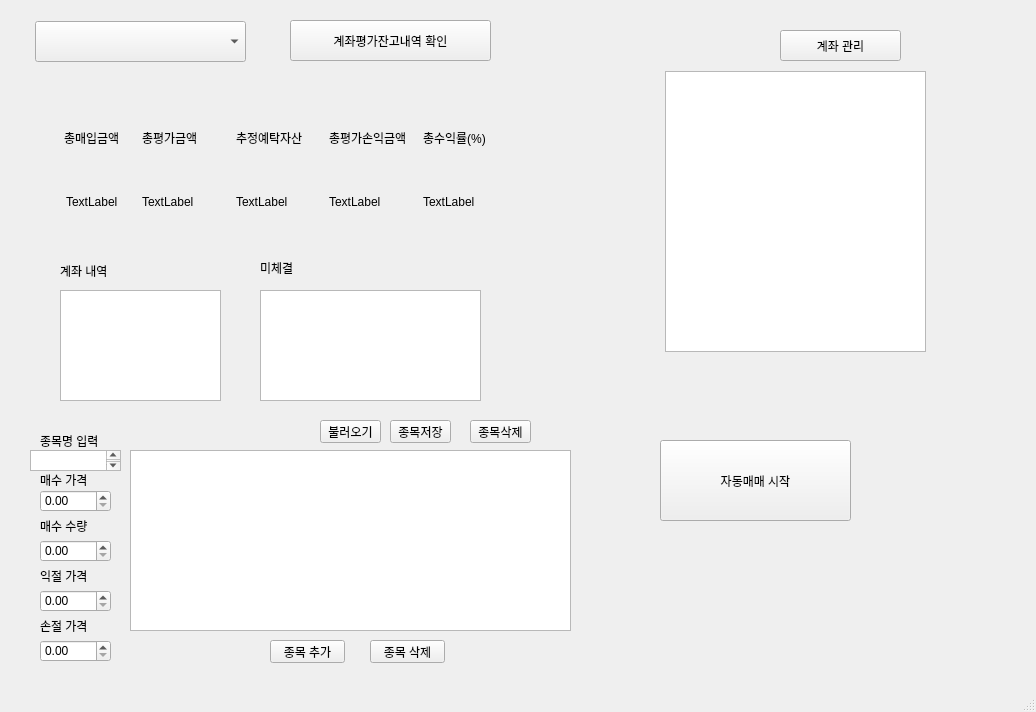
<?xml version="1.0" encoding="UTF-8"?>
<ui version="4.0">
 <class>MainWindow</class>
 <widget class="QMainWindow" name="MainWindow">
  <property name="geometry">
   <rect>
    <x>0</x>
    <y>0</y>
    <width>1036</width>
    <height>712</height>
   </rect>
  </property>
  <property name="windowTitle">
   <string>MainWindow</string>
  </property>
  <widget class="QWidget" name="centralwidget">
   <widget class="QComboBox" name="accComboBox">
    <property name="geometry">
     <rect>
      <x>35</x>
      <y>21</y>
      <width>211</width>
      <height>41</height>
     </rect>
    </property>
   </widget>
   <widget class="QPushButton" name="call_account">
    <property name="geometry">
     <rect>
      <x>290</x>
      <y>20</y>
      <width>201</width>
      <height>41</height>
     </rect>
    </property>
    <property name="text">
     <string>계좌평가잔고내역 확인</string>
    </property>
   </widget>
   <widget class="QWidget" name="gridLayoutWidget">
    <property name="geometry">
     <rect>
      <x>49</x>
      <y>109</y>
      <width>461</width>
      <height>122</height>
     </rect>
    </property>
    <layout class="QGridLayout" name="gridLayout">
     <item row="0" column="2">
      <widget class="QLabel" name="label_13">
       <property name="text">
        <string>추정예탁자산</string>
       </property>
      </widget>
     </item>
     <item row="1" column="0" alignment="Qt::AlignHCenter">
      <widget class="QLabel" name="label_1">
       <property name="text">
        <string>TextLabel</string>
       </property>
      </widget>
     </item>
     <item row="0" column="0" alignment="Qt::AlignHCenter">
      <widget class="QLabel" name="label_11">
       <property name="text">
        <string>총매입금액</string>
       </property>
      </widget>
     </item>
     <item row="1" column="1">
      <widget class="QLabel" name="label_2">
       <property name="text">
        <string>TextLabel</string>
       </property>
      </widget>
     </item>
     <item row="0" column="4">
      <widget class="QLabel" name="label_15">
       <property name="text">
        <string>총수익률(%)</string>
       </property>
      </widget>
     </item>
     <item row="1" column="2">
      <widget class="QLabel" name="label_3">
       <property name="text">
        <string>TextLabel</string>
       </property>
      </widget>
     </item>
     <item row="0" column="1">
      <widget class="QLabel" name="label_12">
       <property name="text">
        <string>총평가금액</string>
       </property>
      </widget>
     </item>
     <item row="1" column="4">
      <widget class="QLabel" name="label_5">
       <property name="text">
        <string>TextLabel</string>
       </property>
      </widget>
     </item>
     <item row="1" column="3">
      <widget class="QLabel" name="label_4">
       <property name="text">
        <string>TextLabel</string>
       </property>
      </widget>
     </item>
     <item row="0" column="3">
      <widget class="QLabel" name="label_14">
       <property name="text">
        <string>총평가손익금액</string>
       </property>
      </widget>
     </item>
    </layout>
   </widget>
   <widget class="QTableWidget" name="stocklistTableWidget_2">
    <property name="geometry">
     <rect>
      <x>60</x>
      <y>290</y>
      <width>161</width>
      <height>111</height>
     </rect>
    </property>
   </widget>
   <widget class="QPushButton" name="acc_manage">
    <property name="geometry">
     <rect>
      <x>780</x>
      <y>30</y>
      <width>121</width>
      <height>31</height>
     </rect>
    </property>
    <property name="text">
     <string>계좌 관리</string>
    </property>
   </widget>
   <widget class="QTableWidget" name="Danger_wd">
    <property name="geometry">
     <rect>
      <x>665</x>
      <y>71</y>
      <width>261</width>
      <height>281</height>
     </rect>
    </property>
   </widget>
   <widget class="QTableWidget" name="buylast">
    <property name="geometry">
     <rect>
      <x>130</x>
      <y>450</y>
      <width>441</width>
      <height>181</height>
     </rect>
    </property>
   </widget>
   <widget class="QLabel" name="label_19">
    <property name="geometry">
     <rect>
      <x>40</x>
      <y>430</y>
      <width>71</width>
      <height>21</height>
     </rect>
    </property>
    <property name="text">
     <string>종목명 입력</string>
    </property>
   </widget>
   <widget class="QTextEdit" name="searchItemTextEdit2">
    <property name="geometry">
     <rect>
      <x>30</x>
      <y>450</y>
      <width>91</width>
      <height>21</height>
     </rect>
    </property>
   </widget>
   <widget class="QPushButton" name="additmelast">
    <property name="geometry">
     <rect>
      <x>270</x>
      <y>640</y>
      <width>75</width>
      <height>23</height>
     </rect>
    </property>
    <property name="text">
     <string>종목 추가</string>
    </property>
   </widget>
   <widget class="QPushButton" name="Deletcode">
    <property name="geometry">
     <rect>
      <x>370</x>
      <y>640</y>
      <width>75</width>
      <height>23</height>
     </rect>
    </property>
    <property name="text">
     <string>종목 삭제</string>
    </property>
   </widget>
   <widget class="QPushButton" name="Load_Stock">
    <property name="geometry">
     <rect>
      <x>320</x>
      <y>420</y>
      <width>61</width>
      <height>23</height>
     </rect>
    </property>
    <property name="text">
     <string>불러오기</string>
    </property>
   </widget>
   <widget class="QPushButton" name="Save_Stock">
    <property name="geometry">
     <rect>
      <x>390</x>
      <y>420</y>
      <width>61</width>
      <height>23</height>
     </rect>
    </property>
    <property name="text">
     <string>종목저장</string>
    </property>
   </widget>
   <widget class="QPushButton" name="Del_Stock">
    <property name="geometry">
     <rect>
      <x>470</x>
      <y>420</y>
      <width>61</width>
      <height>23</height>
     </rect>
    </property>
    <property name="text">
     <string>종목삭제</string>
    </property>
   </widget>
   <widget class="QLabel" name="label_29">
    <property name="geometry">
     <rect>
      <x>40</x>
      <y>470</y>
      <width>61</width>
      <height>20</height>
     </rect>
    </property>
    <property name="text">
     <string>매수 가격</string>
    </property>
   </widget>
   <widget class="QLabel" name="label_49">
    <property name="geometry">
     <rect>
      <x>40</x>
      <y>570</y>
      <width>56</width>
      <height>12</height>
     </rect>
    </property>
    <property name="text">
     <string>익절 가격</string>
    </property>
   </widget>
   <widget class="QLabel" name="label_59">
    <property name="geometry">
     <rect>
      <x>40</x>
      <y>620</y>
      <width>56</width>
      <height>12</height>
     </rect>
    </property>
    <property name="text">
     <string>손절 가격</string>
    </property>
   </widget>
   <widget class="QLabel" name="label_39">
    <property name="geometry">
     <rect>
      <x>40</x>
      <y>520</y>
      <width>56</width>
      <height>12</height>
     </rect>
    </property>
    <property name="text">
     <string>매수 수량</string>
    </property>
   </widget>
   <widget class="QPushButton" name="Auto_start">
    <property name="geometry">
     <rect>
      <x>660</x>
      <y>440</y>
      <width>191</width>
      <height>81</height>
     </rect>
    </property>
    <property name="text">
     <string>자동매매 시작</string>
    </property>
   </widget>
   <widget class="QDoubleSpinBox" name="buy_price">
    <property name="geometry">
     <rect>
      <x>40</x>
      <y>490</y>
      <width>71</width>
      <height>22</height>
     </rect>
    </property>
    <property name="showGroupSeparator" stdset="0">
     <bool>true</bool>
    </property>
    <property name="maximum">
     <double>100000000.000000000000000</double>
    </property>
   </widget>
   <widget class="QDoubleSpinBox" name="n_o_stock">
    <property name="geometry">
     <rect>
      <x>40</x>
      <y>540</y>
      <width>71</width>
      <height>22</height>
     </rect>
    </property>
    <property name="showGroupSeparator" stdset="0">
     <bool>true</bool>
    </property>
    <property name="maximum">
     <double>100000000.000000000000000</double>
    </property>
   </widget>
   <widget class="QDoubleSpinBox" name="profit_price">
    <property name="geometry">
     <rect>
      <x>40</x>
      <y>590</y>
      <width>71</width>
      <height>22</height>
     </rect>
    </property>
    <property name="showGroupSeparator" stdset="0">
     <bool>true</bool>
    </property>
    <property name="maximum">
     <double>10000000.000000000000000</double>
    </property>
   </widget>
   <widget class="QDoubleSpinBox" name="loss_price">
    <property name="geometry">
     <rect>
      <x>40</x>
      <y>640</y>
      <width>71</width>
      <height>22</height>
     </rect>
    </property>
    <property name="showGroupSeparator" stdset="0">
     <bool>true</bool>
    </property>
    <property name="maximum">
     <double>100000000.000000000000000</double>
    </property>
   </widget>
   <widget class="QLabel" name="label">
    <property name="geometry">
     <rect>
      <x>60</x>
      <y>260</y>
      <width>61</width>
      <height>21</height>
     </rect>
    </property>
    <property name="text">
     <string>계좌 내역</string>
    </property>
   </widget>
   <widget class="QLabel" name="label_6">
    <property name="geometry">
     <rect>
      <x>260</x>
      <y>260</y>
      <width>71</width>
      <height>16</height>
     </rect>
    </property>
    <property name="text">
     <string>미체결 </string>
    </property>
   </widget>
   <widget class="QTableWidget" name="not_account">
    <property name="geometry">
     <rect>
      <x>260</x>
      <y>290</y>
      <width>221</width>
      <height>111</height>
     </rect>
    </property>
   </widget>
  </widget>
  <widget class="QMenuBar" name="menubar">
   <property name="geometry">
    <rect>
     <x>0</x>
     <y>0</y>
     <width>1036</width>
     <height>21</height>
    </rect>
   </property>
  </widget>
  <widget class="QStatusBar" name="statusbar"/>
 </widget>
 <resources/>
 <connections/>
</ui>
